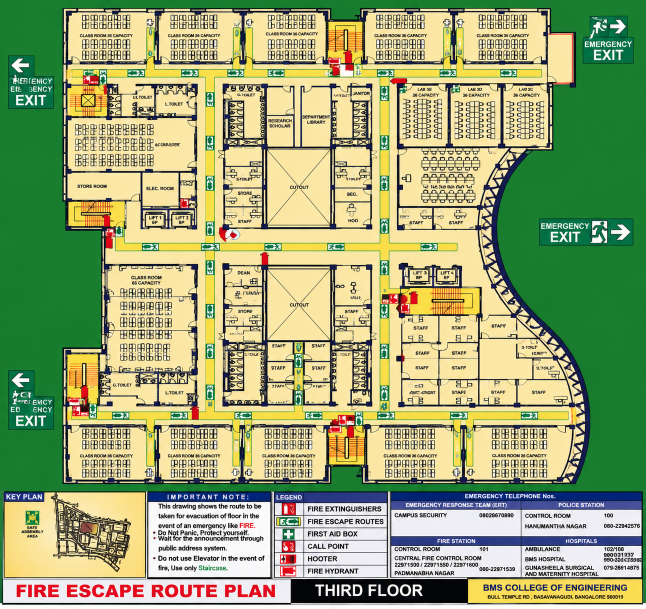
#> input picture frontend/data/floorplans/bmsce_third_floor_original.jpeg, 1291 x 1218 px (shown at 1/2 size)
$ python diagnose_preprocessing_step1.py
#> lines starting #> are read from the running program, lines starting #| are printed output that depends on the picture; after the words box and inside, x2 and y2 are one past the last pixel; in counts of white or black regions, pixels touching at a corner belong together
#> further down, image is the input picture: shape (1218, 1291, 3); mean B, G, R 117.7, 166.7, 153
### frontend/src/geotwin/floorplan/preprocessing.py
import cv2
import numpy as np


def _validate_image(image: np.ndarray) -> None:
    """Validate that the input is a non-empty NumPy image."""
    if not isinstance(image, np.ndarray):
        raise TypeError("Input image must be a NumPy array.")

    if image.size == 0:
        raise ValueError("Input image is empty.")


def to_grayscale(image: np.ndarray) -> np.ndarray:
    """
    Convert an OpenCV image to grayscale.

    Supports both:
        - BGR images
        - already-grayscale images
    """
    _validate_image(image)

    if image.ndim == 2:
        return image.copy()

    if image.ndim == 3 and image.shape[2] == 3:
        return cv2.cvtColor(image, cv2.COLOR_BGR2GRAY)
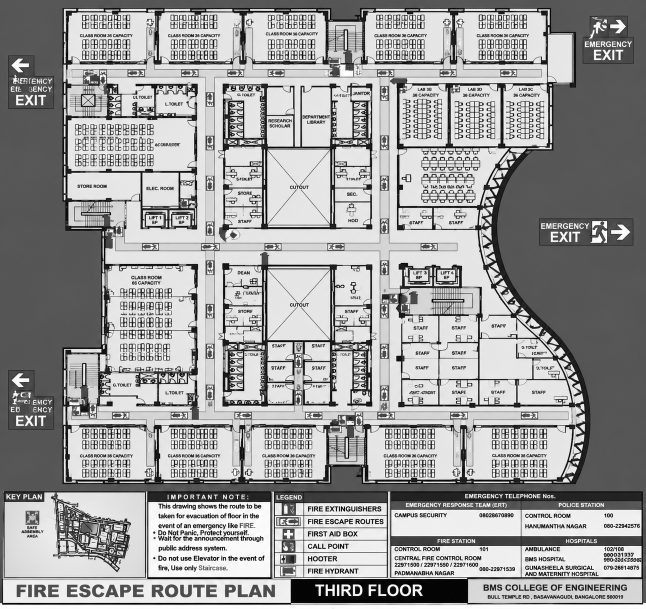
#> returned value: shape (1218, 1291) (shown at 1/2 size); min 0, max 255, mean 157

    raise ValueError(
        "Input image must be either grayscale or a 3-channel BGR image."
    )


def preprocess_floor_plan(
    image: np.ndarray,
) -> dict[str, np.ndarray]:
    """
    Perform initial OpenCV preprocessing of a floor-plan image.

    Pipeline:
        BGR image
            ↓
        grayscale
            ↓
        Gaussian blur
            ↓
        adaptive threshold
            ↓
        morphological closing
            ↓
        Canny edges

    Returns:
        Dictionary containing:
            grayscale
            blurred
            binary
            cleaned
            edges
    """
    grayscale = to_grayscale(image)

    # Reduce small image/scanning noise.
    blurred = cv2.GaussianBlur(
        grayscale,
        (5, 5),
        0,
    )

    # Convert the floor plan into a binary representation.
    binary = cv2.adaptiveThreshold(
        blurred,
        255,
        cv2.ADAPTIVE_THRESH_GAUSSIAN_C,
        cv2.THRESH_BINARY,
        31,
        11,
    )
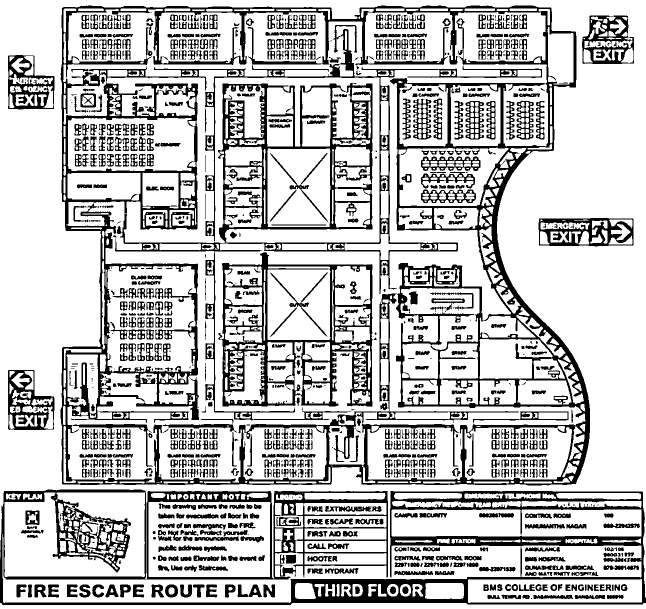
#> binary: shape (1218, 1291) (shown at 1/2 size); 75.3% white; 991 black regions (254 under 20 px), largest, box (x1, y1, x2, y2) and area: (121, 11, 1180, 971) 157071, (0, 979, 1291, 1210) 47296, (437, 504, 745, 814) 21826

    # Close small gaps in walls and architectural lines.
    kernel = cv2.getStructuringElement(
        cv2.MORPH_RECT,
        (3, 3),
    )

    cleaned = cv2.morphologyEx(
        binary,
        cv2.MORPH_CLOSE,
        kernel,
        iterations=2,
    )
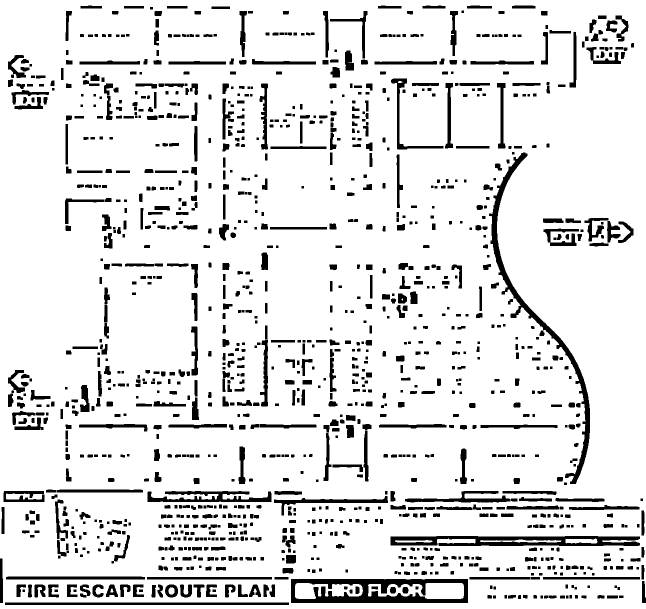
#> cleaned: shape (1218, 1291) (shown at 1/2 size); 88.6% white; 1276 black regions, largest, box (x1, y1, x2, y2) and area: (582, 1158, 936, 1206) 9520, (978, 305, 1180, 968) 8582, (781, 1072, 1280, 1092) 7106

    # Detect edges for the upcoming wall-detection stage.
    edges = cv2.Canny(
        cleaned,
        50,
        150,
    )
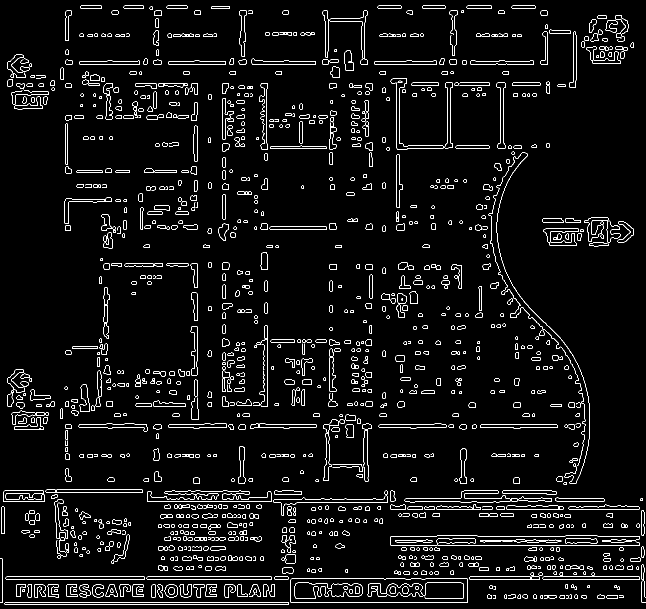
#> edges: shape (1218, 1291) (shown at 1/2 size); 4.1% white in thin lines or dots

    return {
        "grayscale": grayscale,
        "blurred": blurred,
        "binary": binary,
        "cleaned": cleaned,
        "edges": edges,
    }

### frontend/src/geotwin/floorplan/rooms.py

from dataclasses import dataclass

import cv2
import numpy as np


@dataclass(frozen=True)
class Room:
    """Represents an enclosed region detected in a floor plan."""

    id: str
    polygon: tuple[tuple[int, int], ...]
    area: float
    centroid: tuple[float, float]
    bounding_box: tuple[int, int, int, int]
    aspect_ratio: float

    # [9 lines left out: functions width, height, not called in this run]


def _validate_binary(binary: np.ndarray) -> None:
    """Validate the floor-plan image."""
    if not isinstance(binary, np.ndarray):
        raise TypeError("Binary floor-plan image must be a NumPy array.")

    if binary.size == 0:
        raise ValueError("Binary floor-plan image is empty.")

    if binary.ndim != 2:
        raise ValueError("Binary floor-plan image must be single-channel.")

    if binary.dtype != np.uint8:
        raise TypeError("Binary floor-plan image must have dtype uint8.")


def _find_enclosed_regions(binary: np.ndarray) -> np.ndarray:
    """
    Find enclosed light regions surrounded by dark floor-plan structures.

    Small gaps in walls are closed before flood filling. The original
    thresholded image is retained for the final enclosed-region mask.
    """
    _, thresholded = cv2.threshold(
        binary,
        127,
        255,
        cv2.THRESH_BINARY,
    )

    # Close small breaks in wall strokes. Keep this kernel deliberately
    # small so nearby architectural spaces are less likely to merge.
    wall_mask = cv2.bitwise_not(thresholded)

    kernel = cv2.getStructuringElement(
        cv2.MORPH_RECT,
        (3, 3),
    )

    closed_walls = cv2.morphologyEx(
        wall_mask,
        cv2.MORPH_CLOSE,
        kernel,
        iterations=1,
    )

    flood_input = cv2.bitwise_not(closed_walls)

    # Flood-fill the exterior from the top-left corner. Use a padded
    # mask and seed from every border-connected light pixel to avoid
    # relying on a single corner being clear.
    flood = flood_input.copy()

    flood_mask = np.zeros(
        (flood.shape[0] + 2, flood.shape[1] + 2),
        dtype=np.uint8,
    )

    height, width = flood.shape

    seeds = (
        [(x, 0) for x in range(width)]
        + [(x, height - 1) for x in range(width)]
        + [(0, y) for y in range(height)]
        + [(width - 1, y) for y in range(height)]
    )

    for seed_x, seed_y in seeds:
        if flood[seed_y, seed_x] == 255:
            cv2.floodFill(
                flood,
                flood_mask,
                (seed_x, seed_y),
                128,
            )

    # Only return original light pixels belonging to regions that
    # remain enclosed after closing small wall gaps.
    enclosed = np.where(
        (thresholded == 255) & (flood != 128),
        255,
        0,
    ).astype(np.uint8)

    return enclosed


def _contour_to_room(
    contour: np.ndarray,
    room_index: int,
) -> Room | None:
    """Convert a contour into a Room object."""
    area = float(cv2.contourArea(contour))

    if area <= 0:
        return None

    perimeter = cv2.arcLength(contour, True)

    polygon = cv2.approxPolyDP(
        contour,
        0.005 * perimeter,
        True,
    )

    if len(polygon) < 3:
        return None

    points = tuple(
        (int(point[0][0]), int(point[0][1]))
        for point in polygon
    )

    x, y, width, height = cv2.boundingRect(contour)

    if width <= 0 or height <= 0:
        return None

    moments = cv2.moments(contour)

    if moments["m00"] != 0:
        centroid_x = moments["m10"] / moments["m00"]
        centroid_y = moments["m01"] / moments["m00"]
    else:
        centroid_x = x + width / 2
        centroid_y = y + height / 2

    return Room(
        id=f"room_{room_index}",
        polygon=points,
        area=area,
        centroid=(float(centroid_x), float(centroid_y)),
        bounding_box=(x, y, width, height),
        aspect_ratio=float(width / height),
    )


def detect_rooms(
    binary: np.ndarray,
    min_area: float = 1000.0,
    max_area_ratio: float = 0.95,
) -> list[Room]:
    """
    Detect enclosed regions that may represent rooms.

    Args:
        binary:
            Preprocessed single-channel floor-plan image.
        min_area:
            Minimum enclosed-region area in pixels.
        max_area_ratio:
            Maximum allowed region area as a fraction of image area.

    Returns:
        Candidate Room objects sorted approximately top-to-bottom.
    """
    _validate_binary(binary)

    if min_area < 0:
        raise ValueError("min_area cannot be negative.")

    if not 0 < max_area_ratio <= 1:
        raise ValueError("max_area_ratio must be in the interval (0, 1].")

    height, width = binary.shape
    image_area = float(height * width)
    max_area = image_area * max_area_ratio

    enclosed = _find_enclosed_regions(binary)

    contours, _ = cv2.findContours(
        enclosed,
        cv2.RETR_EXTERNAL,
        cv2.CHAIN_APPROX_SIMPLE,
    )

    candidates: list[Room] = []

    for contour in contours:
        area = float(cv2.contourArea(contour))

        if area < min_area or area > max_area:
            continue

        x, y, box_width, box_height = cv2.boundingRect(contour)

        # Reject regions touching the image border: they may be exterior
        # background regions rather than enclosed architectural spaces.
        if (
            x <= 0
            or y <= 0
            or x + box_width >= width
            or y + box_height >= height
        ):
            continue

        room = _contour_to_room(
            contour,
            len(candidates) + 1,
        )

        if room is not None:
            candidates.append(room)

    candidates.sort(
        key=lambda room: (
            round(room.centroid[1] / 20),
            room.centroid[0],
        )
    )

    return [
        Room(
            id=f"room_{index}",
            polygon=room.polygon,
            area=room.area,
            centroid=room.centroid,
            bounding_box=room.bounding_box,
            aspect_ratio=room.aspect_ratio,
        )
        for index, room in enumerate(candidates, start=1)
    ]

### frontend/diagnose_preprocessing_step1.py
from pathlib import Path

import cv2
import numpy as np

from geotwin.floorplan.preprocessing import preprocess_floor_plan
from geotwin.floorplan.rooms import detect_rooms

image_path = Path("data/floorplans/bmsce_third_floor_original.jpeg")
output_dir = Path("outputs/step1_room_diagnostics")
output_dir.mkdir(parents=True, exist_ok=True)

image = cv2.imread(str(image_path))

if image is None:
    raise FileNotFoundError(f"Could not load {image_path}")

processed = preprocess_floor_plan(image)
#> processed = 5 items

print(f"Original dimensions: {image.shape[1]} x {image.shape[0]}")
#| Original dimensions: 1291 x 1218

for name, result in processed.items():
    print(
        f"{name}: shape={result.shape}, "
        f"dtype={result.dtype}, "
        f"min={result.min()}, max={result.max()}, "
        f"unique_values={len(np.unique(result))}"
    )
    cv2.imwrite(str(output_dir / f"{name}.png"), result)
#> this loop made 5 passes
#> name on passes 1 to 5: 'grayscale', 'blurred', 'binary', 'cleaned', 'edges'
#| grayscale: shape=(1218, 1291), dtype=uint8, min=0, max=255, unique_values=256
#| blurred: shape=(1218, 1291), dtype=uint8, min=0, max=255, unique_values=256
#| binary: shape=(1218, 1291), dtype=uint8, min=0, max=255, unique_values=2
#| cleaned: shape=(1218, 1291), dtype=uint8, min=0, max=255, unique_values=2
#| edges: shape=(1218, 1291), dtype=uint8, min=0, max=255, unique_values=2

for source_name in ("binary", "cleaned"):
    source = processed[source_name]

    for minimum_area in (250, 500, 1000, 2000):
        for maximum_ratio in (0.90, 0.95, 0.99):
            rooms = detect_rooms(
                source,
                min_area=minimum_area,
                max_area_ratio=maximum_ratio,
            )
            print(
                f"source={source_name:7s} "
                f"min_area={minimum_area:4d} "
                f"max_ratio={maximum_ratio:.2f} "
                f"candidates={len(rooms)}"
            )
#> this loop made 2 passes
#> pass 1, in _find_enclosed_regions, `closed_walls = cv2.morphologyEx( wall_mask, cv2.MORPH_CLOSE, kernel, i..`:
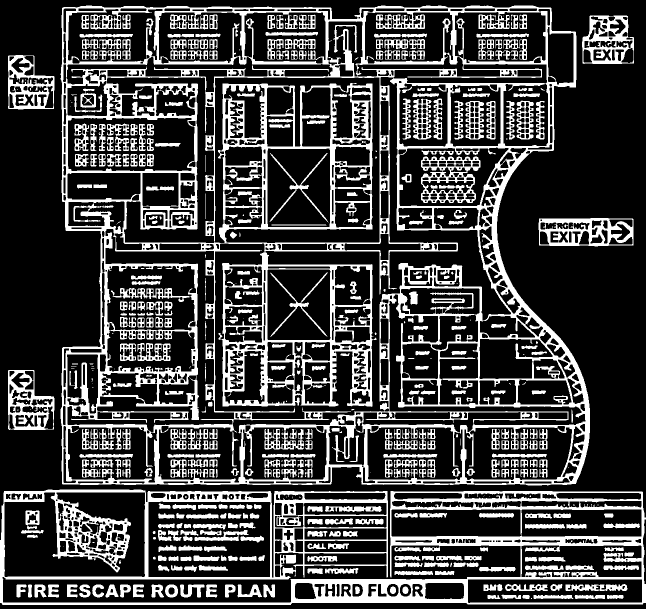
#> closed_walls: shape (1218, 1291) (shown at 1/2 size); 25.9% white; 468 white regions (98 under 20 px), largest, box (x1, y1, x2, y2) and area: (121, 11, 1180, 971) 207997, (0, 979, 1291, 1210) 66548, (1077, 436, 1267, 493) 5628

print(f"\nDiagnostic images saved to: {output_dir.resolve()}")

$ run again, with frontend/data/floorplans/bmsce_third_floor_clean.png saved as frontend/data/floorplans/bmsce_third_floor_original.jpeg
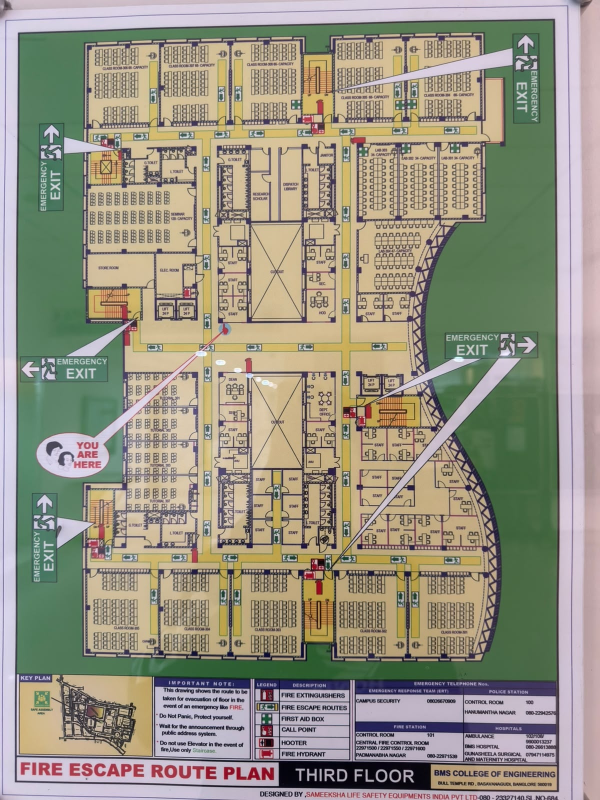
#> input picture frontend/data/floorplans/bmsce_third_floor_clean.png, 1200 x 1600 px (shown at 1/2 size)
#> image is the input picture: shape (1600, 1200, 3); mean B, G, R 130.8, 147.5, 151.4
#> in preprocess_floor_plan, `binary = cv2.adaptiveThreshold( blurred, 255, cv2.ADAPTIVE_THRESH_GAUS..`:
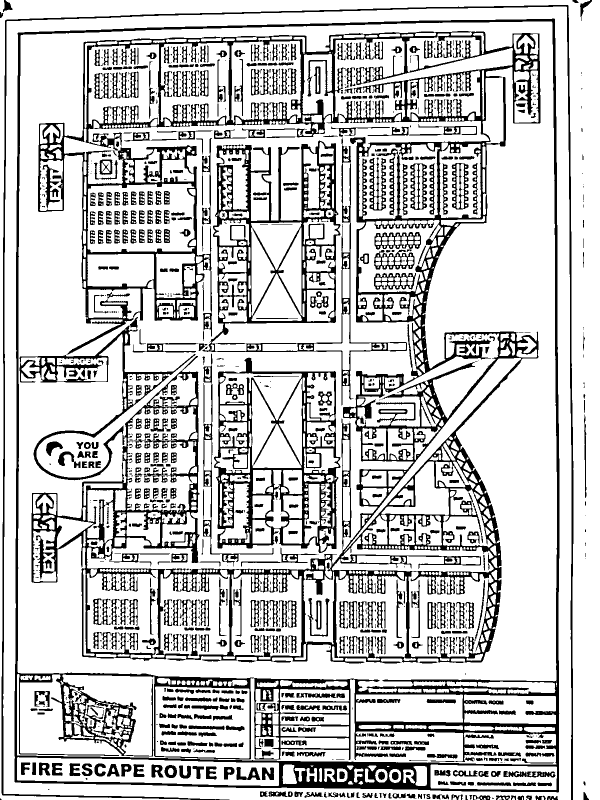
#> binary: shape (1600, 1200) (shown at 1/2 size); 77.8% white; 1028 black regions (444 under 20 px), largest, box (x1, y1, x2, y2) and area: (63, 62, 1081, 1327) 158175, (29, 37, 1119, 1585) 73023, (405, 275, 814, 811) 28045
#> cleaned: shape (1600, 1200); 91% white; 1461 black regions, largest, box (x1, y1, x2, y2) and area: (557, 1522, 862, 1580) 9796, (710, 1374, 1118, 1534) 5901, (1109, 450, 1119, 1366) 4703
#> edges: shape (1600, 1200); 3.5% white in thin lines or dots
#> processed = 5 items
#| Original dimensions: 1200 x 1600
#> the loop `for name, result in processed.items():` made 5 passes
#> name on passes 1 to 5: 'grayscale', 'blurred', 'binary', 'cleaned', 'edges'
#> (printed output is left out)
#> the loop `for source_name in ("binary", "cleaned"):` made 2 passes
#> pass 1, in _find_enclosed_regions, `closed_walls = cv2.morphologyEx( wall_mask, cv2.MORPH_CLOSE, kernel, i..`:
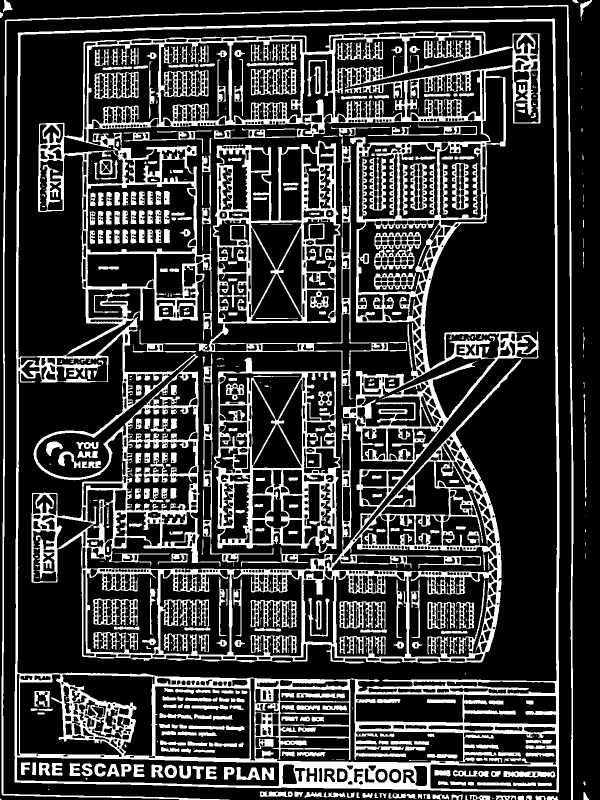
#> closed_walls: shape (1600, 1200) (shown at 1/2 size); 23.2% white; 547 white regions (202 under 20 px), largest, box (x1, y1, x2, y2) and area: (29, 37, 1119, 1585) 273740, (265, 253, 814, 811) 31465, (428, 715, 681, 1106) 24288
